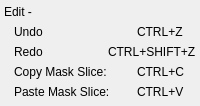
              <widget class="QWidget" name="widget_13" native="true">
               <property name="sizePolicy">
                <sizepolicy hsizetype="Preferred" vsizetype="Fixed">
                 <horstretch>0</horstretch>
                 <verstretch>0</verstretch>
                </sizepolicy>
               </property>
               <layout class="QVBoxLayout" name="verticalLayout_2">
                <property name="spacing">
                 <number>0</number>
                </property>
                <property name="leftMargin">
                 <number>4</number>
                </property>
                <property name="topMargin">
                 <number>2</number>
                </property>
                <property name="rightMargin">
                 <number>4</number>
                </property>
                <property name="bottomMargin">
                 <number>4</number>
                </property>
                <item>
                 <widget class="QWidget" name="widget_14" native="true">
                  <layout class="QHBoxLayout" name="horizontalLayout_15">
                   <property name="spacing">
                    <number>0</number>
                   </property>
                   <property name="margin">
                    <number>0</number>
                   </property>
                   <item>
                    <widget class="QLabel" name="label_18">
                     <property name="minimumSize">
                      <size>
                       <width>0</width>
                       <height>20</height>
                      </size>
                     </property>
                     <property name="text">
                      <string>Edit -</string>
                     </property>
                    </widget>
                   </item>
                  </layout>
                 </widget>
                </item>
                <item>
                 <widget class="QWidget" name="widget_56" native="true">
                  <property name="minimumSize">
                   <size>
                    <width>0</width>
                    <height>20</height>
                   </size>
                  </property>
                  <layout class="QHBoxLayout" name="horizontalLayout_52" stretch="2,1">
                   <property name="spacing">
                    <number>4</number>
                   </property>
                   <property name="leftMargin">
                    <number>10</number>
                   </property>
                   <property name="topMargin">
                    <number>0</number>
                   </property>
                   <property name="rightMargin">
                    <number>0</number>
                   </property>
                   <property name="bottomMargin">
                    <number>0</number>
                   </property>
                   <item>
                    <widget class="QLabel" name="label_86">
                     <property name="text">
                      <string>Undo</string>
                     </property>
                    </widget>
                   </item>
                   <item>
                    <widget class="QLabel" name="label_87">
                     <property name="text">
                      <string>CTRL+Z</string>
                     </property>
                    </widget>
                   </item>
                  </layout>
                 </widget>
                </item>
                <item>
                 <widget class="QWidget" name="widget_57" native="true">
                  <property name="minimumSize">
                   <size>
                    <width>0</width>
                    <height>20</height>
                   </size>
                  </property>
                  <layout class="QHBoxLayout" name="horizontalLayout_53" stretch="2,1">
                   <property name="spacing">
                    <number>4</number>
                   </property>
                   <property name="leftMargin">
                    <number>10</number>
                   </property>
                   <property name="topMargin">
                    <number>0</number>
                   </property>
                   <property name="rightMargin">
                    <number>0</number>
                   </property>
                   <property name="bottomMargin">
                    <number>0</number>
                   </property>
                   <item>
                    <widget class="QLabel" name="label_88">
                     <property name="text">
                      <string>Redo</string>
                     </property>
                    </widget>
                   </item>
                   <item>
                    <widget class="QLabel" name="label_89">
                     <property name="text">
                      <string>CTRL+SHIFT+Z</string>
                     </property>
                    </widget>
                   </item>
                  </layout>
                 </widget>
                </item>
                <item>
                 <widget class="QWidget" name="widget_15" native="true">
                  <property name="minimumSize">
                   <size>
                    <width>0</width>
                    <height>20</height>
                   </size>
                  </property>
                  <layout class="QHBoxLayout" name="horizontalLayout_16" stretch="2,1">
                   <property name="spacing">
                    <number>4</number>
                   </property>
                   <property name="leftMargin">
                    <number>10</number>
                   </property>
                   <property name="topMargin">
                    <number>0</number>
                   </property>
                   <property name="rightMargin">
                    <number>0</number>
                   </property>
                   <property name="bottomMargin">
                    <number>0</number>
                   </property>
                   <item>
                    <widget class="QLabel" name="label_19">
                     <property name="text">
                      <string>Copy Mask Slice:</string>
                     </property>
                    </widget>
                   </item>
                   <item>
                    <widget class="QLabel" name="label_20">
                     <property name="text">
                      <string>CTRL+C</string>
                     </property>
                    </widget>
                   </item>
                  </layout>
                 </widget>
                </item>
                <item>
                 <widget class="QWidget" name="widget_16" native="true">
                  <property name="minimumSize">
                   <size>
                    <width>0</width>
                    <height>20</height>
                   </size>
                  </property>
                  <layout class="QHBoxLayout" name="horizontalLayout_17" stretch="2,1">
                   <property name="spacing">
                    <number>4</number>
                   </property>
                   <property name="leftMargin">
                    <number>10</number>
                   </property>
                   <property name="topMargin">
                    <number>0</number>
                   </property>
                   <property name="rightMargin">
                    <number>0</number>
                   </property>
                   <property name="bottomMargin">
                    <number>0</number>
                   </property>
                   <item>
                    <widget class="QLabel" name="label_21">
                     <property name="text">
                      <string>Paste Mask Slice:</string>
                     </property>
                    </widget>
                   </item>
                   <item>
                    <widget class="QLabel" name="label_22">
                     <property name="text">
                      <string>CTRL+V</string>
                     </property>
                    </widget>
                   </item>
                  </layout>
                 </widget>
                </item>
               </layout>
              </widget>
